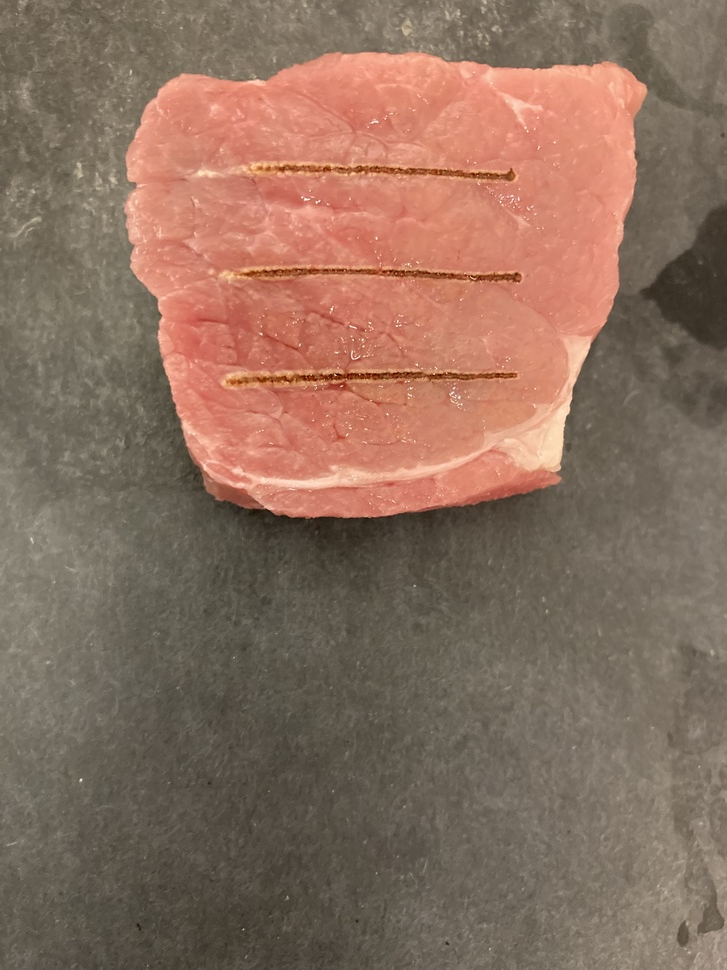
#> input picture aron.jpg, 727 x 970 px, shrunk from 3024 x 4032 before the run
$ jupyter execute --allow-errors 'Aron Project.ipynb'   (older library calls are emulated)
#> lines starting #> are read from the running program, lines starting #| are printed output that depends on the picture
[cell 1]
import cv2
import numpy as np
from matplotlib.pyplot import imshow
from scipy.cluster.vq import kmeans

[cell 2]
def auto_canny(image, sigma=0.33):
	# compute the median of the single channel pixel intensities
	v = np.median(image)
	# apply automatic Canny edge detection using the computed median
	lower = int(max(0, (1.0 - sigma) * v))
	upper = int(min(255, (1.0 + sigma) * v))
	edged = cv2.Canny(image, lower, upper)
	# return the edged image
	return edged

[cell 3]
img = cv2.imread('aron.jpg')
#> img is the input picture: shape (970, 727, 3); mean B, G, R 94.7, 110.8, 138.7
# gray = cv2.cvtColor(img,cv2.COLOR_BGR2GRAY)
#> (the rest of this cell did not finish here and is left out)

[cell 4]
img = cv2.imread('aron.jpg')
arr = auto_canny(img)
#> in auto_canny, `v = np.median(image)`: v = 107
#> in auto_canny, `lower = int(max(0, (1.0 - sigma) * v))`: lower = 71
#> in auto_canny, `upper = int(min(255, (1.0 + sigma) * v))`: upper = 142
#> in auto_canny, `edged = cv2.Canny(image, lower, upper)`:
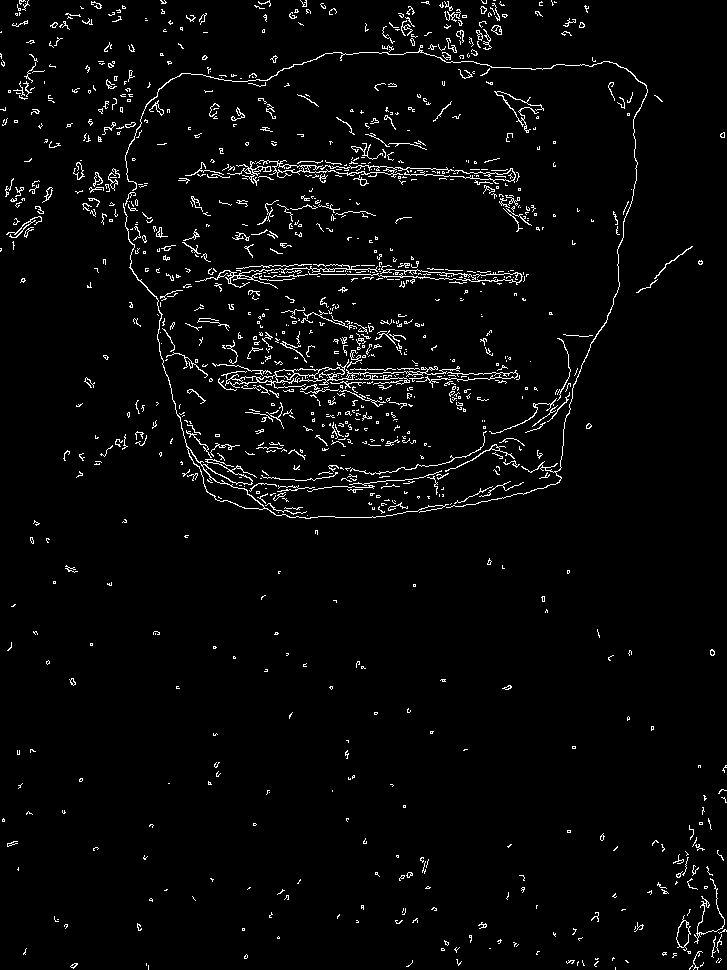
#> edged: shape (970, 727); 3.1% white in thin lines or dots
imshow(arr)

# img_grey = cv2.cvtColor(img,cv2.COLOR_BGR2GRAY)
#set a thresh

[cell 5]
img = cv2.imread('aron.jpg')
# grayscaled = cv2.cvtColor(img,cv2.COLOR_BGR2GRAY)
retval, threshold = cv2.threshold(auto_canny(img), 200, 255, cv2.THRESH_BINARY)
#find contours
# contours, hierarchy = cv2.findContours(threshold, cv2.RETR_TREE, cv2.CHAIN_APPROX_SIMPLE)
# #create an empty image for contours
# img_contours = np.zeros(img.shape)
# # draw the contours on the empty image
# cv2.drawContours(img_contours, contours, -1, (0,255,0), 3)
# imshow(img_contours)

imshow(threshold)

[cell 6]
inds = np.nonzero(np.sum(threshold,axis=1))
threshold = threshold[np.min(inds)+3:np.max(inds)-3]
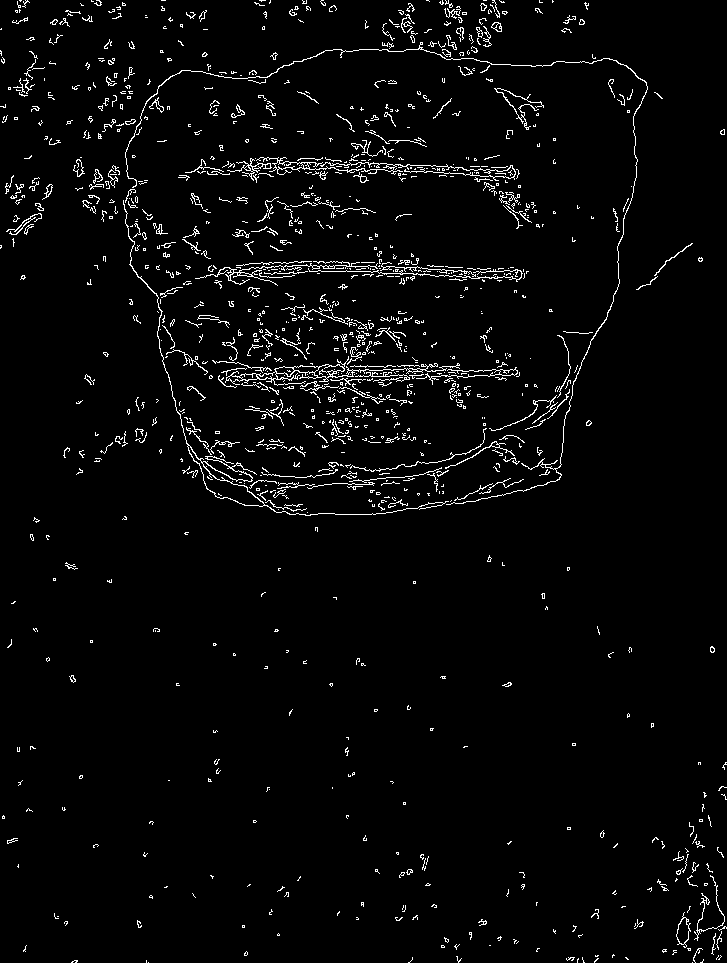
#> threshold: shape (963, 727); 3.1% white in thin lines or dots
#> (the rest of this cell did not finish here and is left out)

[cell 7]
means = []
for i in range(threshold.shape[0]):
    means.append(threshold[i].mean())
#> after the loop, means = 963 values, max 54.72 at index 271, min 0 at index 523, mean 7.95

[cell 8]
max_mean_row = np.array(means).argmax()
#> max_mean_row = 271
max_mean_row
#> Out = 271

[cell 9]
sorted_rows = np.array(means).argsort()
#> sorted_rows = 963 values, max 962 at index 498, min 0 at index 833, mean 481
threshold = 1.52*np.mean(means)
#> threshold = 12.09
sorted_rows
#> Out has the same summary as sorted_rows

[cell 10]
final_rows = sorted_rows[-20]
#> final_rows = 172
lines = []
# for rows in final
#> (the rest of this cell did not finish here and is left out)

#> (a cell that did not finish here is left out)

#> (a cell that did not finish here is left out)

[cell 13]
edges = cv2.Canny(img, 50, 150)
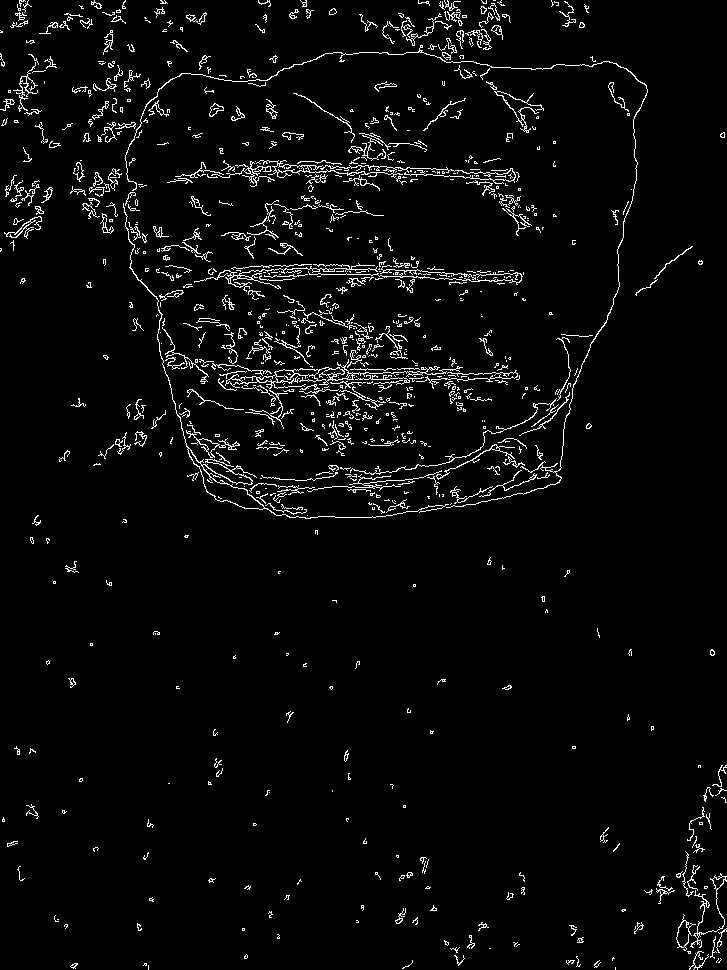
#> edges: shape (970, 727); 3.6% white in thin lines or dots
imshow(edges)

[cell 14]
lines = cv2.HoughLinesP(edges,1,np.pi/180,40,minLineLength=30,maxLineGap=30)
#> lines = 589 rows, first 6: [204, 378, 515, 372], [129, 267, 520, 281], [338, 173, 519, 176], [1, 58, 133, 190], [72, 187, 491, 400], [201, 165, 512, 170]
i = 0
result = np.zeros(img.shape)
for x1,y1,x2,y2 in lines[0]:
    i+=1
    cv2.line(result,(x1,y1),(x2,y2),(255,0,0),1)
#> this loop made 1 pass
#> (x1, y1, x2, y2, i) on pass 1: (204, 378, 515, 372, 1)
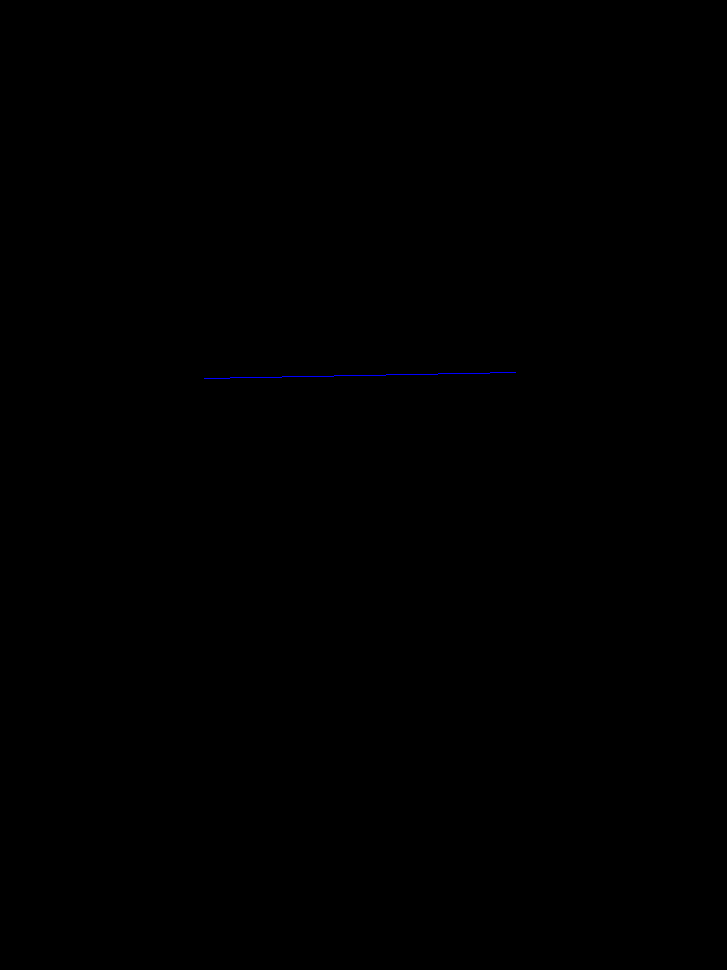
#> result: shape (970, 727, 3) float64; mean of channels 0, 1, 2 0.1, 0, 0; drawn as B, G, R
#> after the loop, i = 1
print(i)
#| 1

imshow(result)
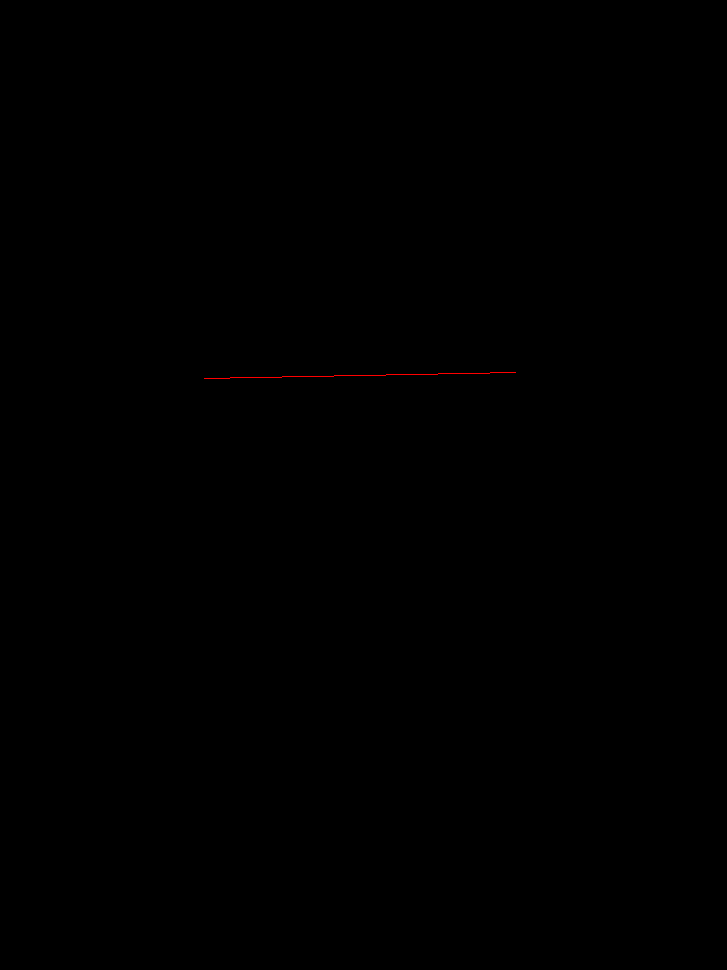
#> shown: shape (970, 727, 3) float64; mean R, G, B 0.000442, 0, 0
